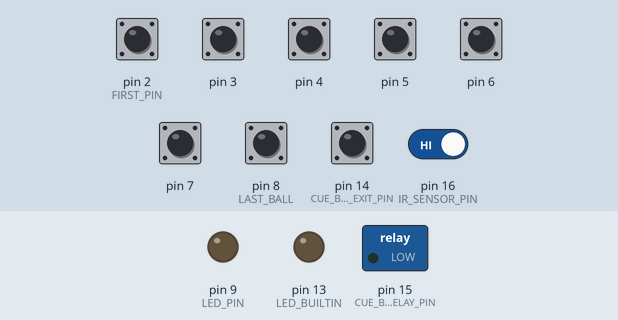
Recording of a sketch running on a simulated Arduino Uno, built with avr-gcc and run on an emulated ATmega328P. Shown: switched loads named in the sketch (green lamp = pin HIGH), output pins drawn as LEDs (lit = HIGH). The inputs (shaded band) are chosen by the test bench; at power-on: pin 2 (FIRST_PIN), pin 3–7, pin 8 (LAST_BALL), pin 14 (CUE_BALL_EXIT_PIN), pin 16 (IR_SENSOR_PIN) HIGH. The audio player accepts every command and is not drawn; what the sketch prints to the serial monitor is not drawn.

Above: at 1.9 s.
2.0 s: pin 14 (CUE_BALL_EXIT_PIN) pulled LOW for 0.15 s
At 4.8 s:
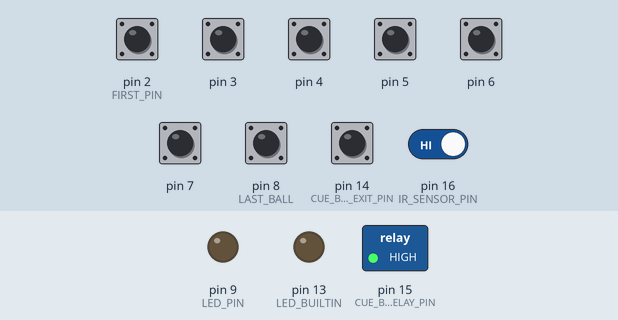
5.1 s: pin 16 (IR_SENSOR_PIN) driven LOW
At 5.7 s:
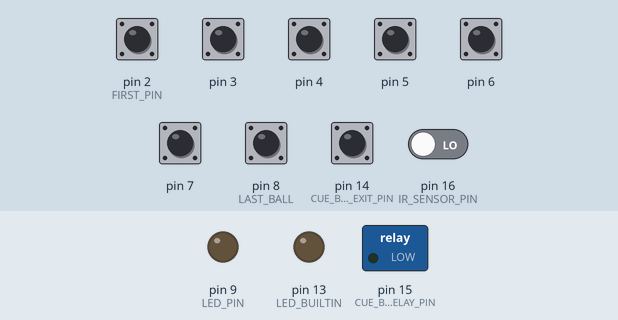
18.6 s: pin 16 (IR_SENSOR_PIN) driven HIGH
At 19.8 s:
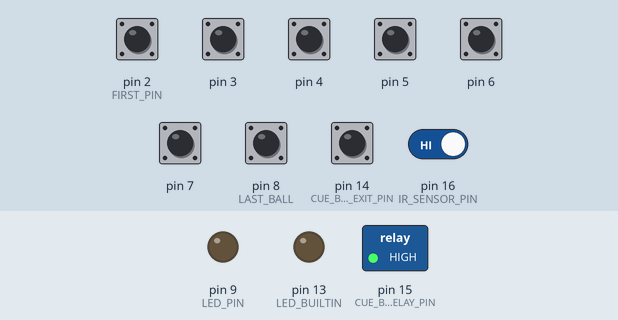
Timing chart, 0 to 21.6 s (numbered marks = the images above; inputs shaded):
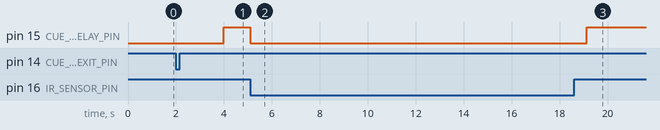

The sketch:

BallSpeed.ino
```cpp
////////////////////////////////////////////////; i++)//////////////////////////////////////////////////
// Project sponsor: xxx
// Email: xxx
// Creator: Cedar Lake Instruments LLC
// Date: July, 2022
//
// Description:
// Measure the speed of 6 pool balls with one optointerrupter at each ball return chute
// Depending on speed, blink LEDs in a certain pattern and trigger audio on a DF Player Pro MP3 player
/*
 * >  I have a pool table and I want a reaction to happen when the billiard
> ball falls into the designated slot.
>
>  As you know there are 6 pool table slots
> When one of the balls falls into any slot, a sensor reads the speed of
> this ball, and on this basis, a sound is played with LED lights,
>
>  for example, Let's give the sensor reaction in three different
> degrees - 1 - 2 - 3
>
>  1 - First-speed result     ( slow Pass ball )     = LED Flashing
> Twice Times.
>  2 - Second-speed result ( middle Pass ball ) = voice Out ( Nice ) +
> LED Flashing four times.
>  3 - Third-speed result   ( fast pass ball )      =  voice Out ( good
> shot ) + LED Flashing eight times.
>
>  must be installed 6 sensors - for each slot 1 sensor, All of these
> work the same way
>
>  Only one sensor is installed at the balls collection box
>
>  So that it is parallel to the last ball, this sensor disables all
> these features after five seconds - and Enables when the balls go out
>
>  the MP3 audio Voice I have Of course we will use a memory card,
>
>  Of course, we can control the length of time or pulse as desired

// v1.2 adds:
>  all The 6 Sensors Except Pin 8 Need To be disabled Exactly after the
> ball fell in the slot & Activate after 5 Seconds Of course I can
> increase it later,
>
>  The point of this
> I don't want to repeat the light and sound constantly

  v1.3 adds:
>>  I will install a sensor that detects the white ball at each ball
>> entrance
>>
>>  When the white ball enters, the speed sensor stops for a part of a
>> second, or as required
>>
>>  In this case, it is not encouraged when the white ball falls
>>
>>  And I will install an additional sensor that will operate a relay
>> when the white ball passes
>>
>>  so Now The number of 6 entrances when the white ball is detected
> Will
>> disables the system for parts of a second
>>The 7 white ball sensors connected to a separate common Arduino
> input pin
>
>  So that, when this 7 sensor is activated, the separate output relay
> works for a specific time, for example, a second or more
*/

#include <SoftwareSerial.h>

// I/O Connections:
// Arduino pin   - I/O description
// Pin 2 - 7: ball sensor input
// Pin 8: ball tray empty
// Pin 9: LED output (needs drive transistor)
// Pin 10: DF Robot Player TX
// Pin 11: DF Robot Player RX
// Pin 12: White cue ball detect (1-6) locations
// Pin 14: Additional cue ball detect (7) (A0)
// Pin 15: Cue ball relay output (A1)
// Pin 16: IR sensor input (A2)

#define LED_PIN 9
#define CUE_BALL_ENTER_PIN 12
#define CUE_BALL_EXIT_PIN 14
#define CUE_BALL_RELAY_PIN 15
#define IR_SENSOR_PIN 16

// ON and OFF time for RELAY
#define PULSE_ON_TIME 500
#define PULSE_OFF_TIME 100
#define BALL_MASK 0xFD
#define LAST_BALL 8

#define BUF_SIZE 40

byte _pulseCount = 0;
byte _threadPulseCount = 0;

char buffer[50];
SoftwareSerial DfPlayerSerial(10, 11);  //RX  TX

#define PLAYER_MINI

#ifdef PLAYER_PRO
 #include <DFRobot_DF1201S.h>
 DFRobot_DF1201S DfPlayer;
#else
 #include "DFRobotDFPlayerMini.h"
 DFRobotDFPlayerMini DfPlayer;
#endif

//***************************************** USER SETUP *****************************
// Number of LED flashes
const int FLASH_COUNT_SLOW = 2;
const int FLASH_COUNT_MEDIUM = 4;
const int FLASH_COUNT_FAST = 8;

// LED flash speed
const int FLASH_FAST = 200;
const int FLASH_MEDIUM = 250;
const int FLASH_SLOW = 300;

// Times to cross sensor at various speeds (Set time to -1 if not used. e.g., to ignore MEDIUM speed set MEDIUM_MS = -1)
const int SLOW_MS = 8;
const int MEDIUM_MS = 6;
const int FAST_MS = 2;

// Timeout after last ball in collection area
const int TIMEOUT_MS = 5000;

// Delay further detection after ball detected
const int BALL_SENSOR_DELAY = 5000;

// Audio volume
const int VOLUME = 20;

// Sensor ignore time after cue ball detected
const int CUE_BALL_DELAY_MS = 500;

// Relay on time after cue ball exit trigger
const int RELAY_ACTIVE_MS = 2000;

// Relay states
#define RELAY_ACTIVE LOW
#define RELAY_INACTIVE HIGH

// Sensor states
#define IR_SENSOR_ACTIVE LOW
#define LASER_SENSOR_ACTIVE LOW

#define LASER_SETTLE_TIME_MS 50
// ***********************************************************************************

enum BALL_STATES {IDLE, CHECKING, DONE};

class BallState
{
public:
    // Ctor
    BallState()
    {
        reset();
    }

    // Return everything to defaults
    void reset()
    {
       leadingEdgeTime = 0;
       currentState = Idle;
       transitionTime = 0;
    }

    // Called on each sensor read
    // with current high/low sensor reading and timestamp
    // Returns true if valid ball crossing detected
    bool update(bool sensorState, unsigned long timeNow)
    {
        bool retVal = false;

        // Pause if cue ball detected
        if (digitalRead(CUE_BALL_ENTER_PIN) == LASER_SENSOR_ACTIVE)
        {
            Serial.println("Cue ball enter detected");
            delay(CUE_BALL_DELAY_MS);
            // Reset any measurement
            reset();
            return false;
        }

        switch(currentState)
        {
            case Idle:
                // Ball just entered sensor
                if (sensorState == true)
                {
                    currentState = LeDetected;
                    leadingEdgeTime = timeNow;
                }
                break;
            case LeDetected:
                if (sensorState ==  false)
                {
                    // Trailing edge detected
                    transitionTime = timeNow - leadingEdgeTime;
                    currentState = TeDetected;
                    retVal = true;
                }
                else
                {
                    if (timeNow - leadingEdgeTime > TimeoutMs)
                    {
                        // Taking too long to cross sensor
                        reset();
                        //Serial.println("Crossing timeout");
                        currentState = Idle;
                    }
                }
                break;
            case TeDetected:
                reset();
                break;
        }
        return retVal;
    }

    // Time it took ball to cross sensor
    int transitionTime = 0;
    static constexpr int nBalls = 6;

private:
    unsigned long leadingEdgeTime = 0;
    const int TimeoutMs = 250;

    enum States {Idle, LeDetected, TeDetected};
    States currentState;
};

BallState _balls[BallState::nBalls];

//**********************************************************************************

void setup()
{
    // Initialize Serial port
    Serial.begin(115200);

    // Pin configuration
    pinMode(LAST_BALL, INPUT_PULLUP);
    pinMode(CUE_BALL_ENTER_PIN, INPUT_PULLUP);
    pinMode(CUE_BALL_EXIT_PIN, INPUT_PULLUP);
    pinMode(CUE_BALL_RELAY_PIN, OUTPUT);
    pinMode(IR_SENSOR_PIN, INPUT_PULLUP);

    // Configure pins D2-D7 as inputs
    DDRD = 0;

    // Enable internal pullups
    PORTD = BALL_MASK;

    // Setup output pins last
    pinMode(LED_PIN, OUTPUT);
    pinMode(LED_BUILTIN, OUTPUT);

    // Setup DF Robot Player
    Serial.println("Start Audio Player setup");

#ifdef PLAYER_PRO
    DfPlayerSerial.begin(115200);
#else
    DfPlayerSerial.begin(9600);
#endif

    bool dfPlayerReady = false;
    Serial.println(F("Initializing DFPlayer ... (May take 3~5 seconds)"));
    for (int i=0; i < 5; i++)
    {   if (DfPlayer.begin(DfPlayerSerial))
        {
            dfPlayerReady = true;
            break;
        }
        Serial.println("DFPlayer failed, please check the wire connection!");
        delay(1000);
    }

    if (dfPlayerReady)
    {
        Serial.println("DF Player connected");
    }

    delay(100);
#ifdef PLAYER_PRO
    /*Set volume to 20*/
    DfPlayer.setVol(VOLUME);
    delay(100);

    /*Enter music mode*/
    DfPlayer.switchFunction(DfPlayer.MUSIC);
    // Wait for prompt to stop
    delay(2000);

    //Turn off the prompt tone (Power-down save)
    DfPlayer.setPrompt(false);
    delay(100);

    DfPlayer.setPlayMode(DfPlayer.SINGLE);
    delay(100);

    //Enable amplifier chip
    DfPlayer.enableAMP();
    delay(100);

    Serial.print("The number of files available to play:");
    //The number of files available to play
    Serial.println(DfPlayer.getTotalFile());

    Serial.println("DF1201 configured");
#else
    /*Set volume to 20*/
    DfPlayer.volume(VOLUME);
    delay(100);
    Serial.print("The number of files available to play: ");
    Serial.println(DfPlayer.readFileCounts());
    Serial.println("DF Player Mini configured");
#endif
    Serial.println("BallSpeed 1.4 ready");
}

void loop()
{
    const int FIRST_PIN = 2;
    byte balls = PIND & BALL_MASK;

    static BALL_STATES state = IDLE;
    static unsigned long doneTime = 0;

    //Serial.println(balls, BIN);
    switch (state)
    {
        case IDLE:
          if (digitalRead(LAST_BALL) == LOW)
          {
              // All balls on table
              state = CHECKING;
              Serial.println("All balls on table");
          }
          break;
        case CHECKING:
          // Figure out which bit changed. Stop after the first one
          for (int i = 0; i < BallState::nBalls; i++)
          {
              bool v = (1 << (i+FIRST_PIN)) & balls;
              if (_balls[i].update(v, millis()))
              {
                  celebrate(i);
                  delay(BALL_SENSOR_DELAY);
                  break;
              }
          }
          // Disable speed measurement 5 seconds after last ball detected
          if ( digitalRead(LAST_BALL) == HIGH)
          {
              // All balls in collection area
              Serial.println("All balls collected");
              doneTime = millis() + TIMEOUT_MS;
              state = DONE;
          }

          break;
        case DONE:
          // Monitor the ball storage and reset everyone once the balls are gone
          if (millis() > doneTime)
          {
             Serial.println("Returning to idle state");
             state = IDLE;
          }
          break;
    }
    // Service relay
    checkRelay();
}

// Check cue ball exit and activate relay if triggered
void checkRelay()
{
    static bool savedState = false;
    static unsigned long releaseTime;
    unsigned long timeNow = millis();
    bool cueExit = digitalRead(CUE_BALL_EXIT_PIN) == LASER_SENSOR_ACTIVE;
    bool irDetect = digitalRead(IR_SENSOR_PIN) == IR_SENSOR_ACTIVE;

    if (cueExit)
    {
        Serial.println("Cue ball exit (7) detected");
    }

    if (irDetect)
    {
      Serial.println("IR sensor detected");
    }

    if ( (cueExit || irDetect) && (savedState == false) )
    {
        savedState = true;
        digitalWrite(CUE_BALL_RELAY_PIN, RELAY_ACTIVE);
        releaseTime = timeNow + RELAY_ACTIVE_MS;
        delay(LASER_SETTLE_TIME_MS);
    }
    else if (savedState)
    {
       if (timeNow > releaseTime)
       {
          savedState = false;
          digitalWrite(CUE_BALL_RELAY_PIN, RELAY_INACTIVE);
          Serial.println("Relay deactivated");
       }
    }
}

// Flash LEDs and play sound for this pocket
void celebrate(int pocket)
{
    sprintf(buffer,"Ball %d time: %d",pocket+1, _balls[pocket].transitionTime);
    Serial.println(buffer);

    const String files[] = {"/fast.mp3", "/medium.mp3", "/slow.mp3"};
    const int flashes[] = {FLASH_COUNT_FAST, FLASH_COUNT_MEDIUM,FLASH_COUNT_SLOW};
    const int flashDelay[] {FLASH_FAST, FLASH_MEDIUM, FLASH_SLOW};

    int index = flashCountIndex(_balls[pocket].transitionTime);
    if ((index < 3) && (index >= 0))
    {
        Serial.print("Playing ");Serial.println(files[index]);

#ifdef PLAYER_PRO
        DfPlayer.playSpecFile(files[index]);
#else
        DfPlayer.play(index+1);
#endif
        for (int i = 0; i < flashes[index]; i++)
        {
            digitalWrite(LED_PIN, HIGH);
            digitalWrite(LED_BUILTIN, HIGH);

            delay(flashDelay[index]);

            digitalWrite(LED_PIN, LOW);
            digitalWrite(LED_BUILTIN, LOW);

            delay(flashDelay[index]);
        }
    }
    else
    {
        Serial.println("Index out of range");
    }
}

// Returns number of flashes based on transition time
int flashCountIndex(int time)
{
    if (time <= FAST_MS)
    {
        Serial.println("Fast");
        return 0;
    }
    else if (time <= MEDIUM_MS)
    {
        Serial.println("Medium");
        return 1;
    }
    else if (time <= SLOW_MS)
    {
        Serial.println("Slow");
        return 2;
    }
    else
    {
        Serial.println("Very long time");
        return -1;
    }
}
```

Measured:
- after the input at 2.0 s, pin 15 (CUE_BALL_RELAY_PIN): LOW → HIGH after 2.0 s
- after the input at 5.1 s, pin 15 (CUE_BALL_RELAY_PIN): HIGH → LOW at once
- after the input at 18.6 s, pin 15 (CUE_BALL_RELAY_PIN): LOW → HIGH after 0.53 s
